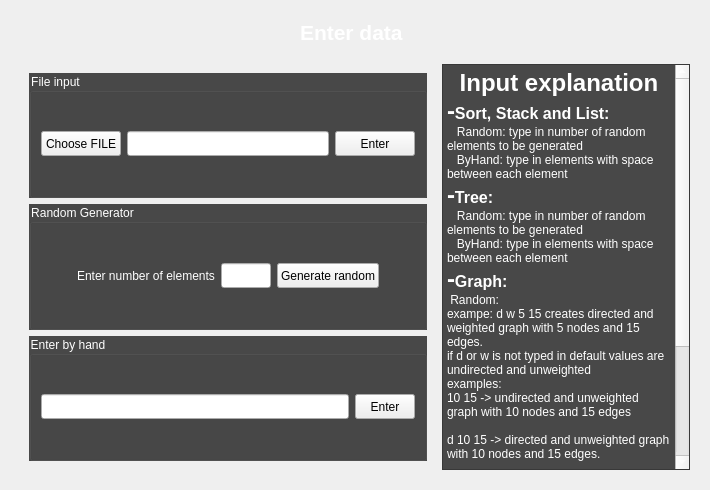
<?xml version="1.0" encoding="UTF-8"?>
<ui version="4.0">
 <class>Entry</class>
 <widget class="QWidget" name="Entry">
  <property name="geometry">
   <rect>
    <x>0</x>
    <y>0</y>
    <width>710</width>
    <height>490</height>
   </rect>
  </property>
  <property name="windowTitle">
   <string>Form</string>
  </property>
  <property name="styleSheet">
   <string notr="true">QWidget { color: white; }
QPushButton { color: black; }
QLineEdit { color: black; }
</string>
  </property>
  <layout class="QVBoxLayout" name="verticalLayout_2">
   <item>
    <widget class="QWidget" name="widget_3" native="true">
     <layout class="QVBoxLayout" name="verticalLayout_3">
      <item>
       <layout class="QHBoxLayout" name="horizontalLayout_4">
        <item>
         <spacer name="horizontalSpacer">
          <property name="orientation">
           <enum>Qt::Horizontal</enum>
          </property>
          <property name="sizeHint" stdset="0">
           <size>
            <width>40</width>
            <height>20</height>
           </size>
          </property>
         </spacer>
        </item>
        <item>
         <widget class="QLabel" name="label">
          <property name="minimumSize">
           <size>
            <width>110</width>
            <height>20</height>
           </size>
          </property>
          <property name="maximumSize">
           <size>
            <width>110</width>
            <height>20</height>
           </size>
          </property>
          <property name="text">
           <string>&lt;html&gt;&lt;head/&gt;&lt;body&gt;&lt;p&gt;&lt;span style=&quot; font-size:16pt; font-weight:600;&quot;&gt;Enter data&lt;/span&gt;&lt;/p&gt;&lt;/body&gt;&lt;/html&gt;</string>
          </property>
         </widget>
        </item>
        <item>
         <spacer name="horizontalSpacer_2">
          <property name="orientation">
           <enum>Qt::Horizontal</enum>
          </property>
          <property name="sizeHint" stdset="0">
           <size>
            <width>40</width>
            <height>20</height>
           </size>
          </property>
         </spacer>
        </item>
       </layout>
      </item>
     </layout>
    </widget>
   </item>
   <item>
    <widget class="QWidget" name="widget" native="true">
     <layout class="QHBoxLayout" name="horizontalLayout_9">
      <item>
       <widget class="QWidget" name="widget_2" native="true">
        <layout class="QVBoxLayout" name="verticalLayout">
         <item>
          <layout class="QHBoxLayout" name="horizontalLayout_2">
           <item>
            <widget class="QGroupBox" name="groupBox">
             <property name="styleSheet">
              <string notr="true">QGroupBox { background-color: rgb(72, 72, 72)}</string>
             </property>
             <property name="title">
              <string>File input</string>
             </property>
             <layout class="QHBoxLayout" name="horizontalLayout_7">
              <item>
               <widget class="QPushButton" name="chooseFile">
                <property name="minimumSize">
                 <size>
                  <width>0</width>
                  <height>25</height>
                 </size>
                </property>
                <property name="maximumSize">
                 <size>
                  <width>16777215</width>
                  <height>25</height>
                 </size>
                </property>
                <property name="text">
                 <string>Choose FILE</string>
                </property>
               </widget>
              </item>
              <item>
               <widget class="QLineEdit" name="filePath">
                <property name="minimumSize">
                 <size>
                  <width>0</width>
                  <height>25</height>
                 </size>
                </property>
                <property name="maximumSize">
                 <size>
                  <width>16777215</width>
                  <height>25</height>
                 </size>
                </property>
               </widget>
              </item>
              <item>
               <widget class="QPushButton" name="fileCommit">
                <property name="minimumSize">
                 <size>
                  <width>0</width>
                  <height>25</height>
                 </size>
                </property>
                <property name="maximumSize">
                 <size>
                  <width>16777215</width>
                  <height>25</height>
                 </size>
                </property>
                <property name="text">
                 <string>Enter</string>
                </property>
               </widget>
              </item>
             </layout>
            </widget>
           </item>
          </layout>
         </item>
         <item>
          <layout class="QHBoxLayout" name="horizontalLayout_3">
           <item>
            <widget class="QGroupBox" name="groupBox_2">
             <property name="styleSheet">
              <string notr="true">QGroupBox { background-color: rgb(72, 72, 72) }</string>
             </property>
             <property name="title">
              <string>Random Generator</string>
             </property>
             <layout class="QHBoxLayout" name="horizontalLayout_6">
              <item>
               <spacer name="horizontalSpacer_3">
                <property name="orientation">
                 <enum>Qt::Horizontal</enum>
                </property>
                <property name="sizeHint" stdset="0">
                 <size>
                  <width>40</width>
                  <height>20</height>
                 </size>
                </property>
               </spacer>
              </item>
              <item>
               <widget class="QLabel" name="label_2">
                <property name="text">
                 <string>Enter number of elements</string>
                </property>
               </widget>
              </item>
              <item>
               <widget class="QLineEdit" name="randomNubmer">
                <property name="minimumSize">
                 <size>
                  <width>50</width>
                  <height>25</height>
                 </size>
                </property>
                <property name="maximumSize">
                 <size>
                  <width>50</width>
                  <height>25</height>
                 </size>
                </property>
               </widget>
              </item>
              <item>
               <widget class="QPushButton" name="randomGenerate">
                <property name="minimumSize">
                 <size>
                  <width>0</width>
                  <height>25</height>
                 </size>
                </property>
                <property name="maximumSize">
                 <size>
                  <width>16777215</width>
                  <height>25</height>
                 </size>
                </property>
                <property name="text">
                 <string>Generate random</string>
                </property>
               </widget>
              </item>
              <item>
               <spacer name="horizontalSpacer_4">
                <property name="orientation">
                 <enum>Qt::Horizontal</enum>
                </property>
                <property name="sizeHint" stdset="0">
                 <size>
                  <width>40</width>
                  <height>20</height>
                 </size>
                </property>
               </spacer>
              </item>
             </layout>
            </widget>
           </item>
          </layout>
         </item>
         <item>
          <layout class="QHBoxLayout" name="horizontalLayout_5">
           <item>
            <widget class="QGroupBox" name="groupBox_3">
             <property name="styleSheet">
              <string notr="true">QGroupBox { background-color: rgb(72, 72, 72) }</string>
             </property>
             <property name="title">
              <string>Enter by hand</string>
             </property>
             <layout class="QHBoxLayout" name="horizontalLayout_8">
              <item>
               <widget class="QLineEdit" name="handText">
                <property name="minimumSize">
                 <size>
                  <width>0</width>
                  <height>25</height>
                 </size>
                </property>
                <property name="maximumSize">
                 <size>
                  <width>16777215</width>
                  <height>25</height>
                 </size>
                </property>
               </widget>
              </item>
              <item>
               <widget class="QPushButton" name="handCommit">
                <property name="minimumSize">
                 <size>
                  <width>60</width>
                  <height>25</height>
                 </size>
                </property>
                <property name="maximumSize">
                 <size>
                  <width>60</width>
                  <height>25</height>
                 </size>
                </property>
                <property name="text">
                 <string>Enter</string>
                </property>
               </widget>
              </item>
             </layout>
            </widget>
           </item>
          </layout>
         </item>
        </layout>
       </widget>
      </item>
      <item>
       <widget class="QTextBrowser" name="textBrowser">
        <property name="styleSheet">
         <string notr="true">QTextBrowser{background-color: rgb(72, 72, 72); color:white}</string>
        </property>
        <property name="html">
         <string>&lt;!DOCTYPE HTML PUBLIC &quot;-//W3C//DTD HTML 4.0//EN&quot; &quot;http://www.w3.org/TR/REC-html40/strict.dtd&quot;&gt;
&lt;html&gt;&lt;head&gt;&lt;meta name=&quot;qrichtext&quot; content=&quot;1&quot; /&gt;&lt;style type=&quot;text/css&quot;&gt;
p, li { white-space: pre-wrap; }
&lt;/style&gt;&lt;/head&gt;&lt;body style=&quot; font-family:'Ubuntu'; font-size:9pt; font-weight:400; font-style:normal;&quot;&gt;
&lt;p align=&quot;center&quot; style=&quot; margin-top:0px; margin-bottom:0px; margin-left:0px; margin-right:0px; -qt-block-indent:0; text-indent:0px;&quot;&gt;&lt;span style=&quot; font-size:18pt; font-weight:600;&quot;&gt;Input explanation&lt;/span&gt;&lt;/p&gt;
&lt;p style=&quot; margin-top:0px; margin-bottom:0px; margin-left:0px; margin-right:0px; -qt-block-indent:0; text-indent:0px;&quot;&gt;&lt;span style=&quot; font-size:18pt; font-weight:600;&quot;&gt;-&lt;/span&gt;&lt;span style=&quot; font-size:12pt; font-weight:600;&quot;&gt;Sort, Stack and List:&lt;/span&gt;&lt;/p&gt;
&lt;p style=&quot; margin-top:0px; margin-bottom:0px; margin-left:0px; margin-right:0px; -qt-block-indent:0; text-indent:0px;&quot;&gt;   Random: type in number of random elements to be generated&lt;/p&gt;
&lt;p style=&quot; margin-top:0px; margin-bottom:0px; margin-left:0px; margin-right:0px; -qt-block-indent:0; text-indent:0px;&quot;&gt;   ByHand: type in elements with space between each element&lt;/p&gt;
&lt;p style=&quot; margin-top:0px; margin-bottom:0px; margin-left:0px; margin-right:0px; -qt-block-indent:0; text-indent:0px;&quot;&gt;&lt;span style=&quot; font-size:18pt; font-weight:600;&quot;&gt;-&lt;/span&gt;&lt;span style=&quot; font-size:12pt; font-weight:600;&quot;&gt;Tree:&lt;/span&gt;&lt;/p&gt;
&lt;p style=&quot; margin-top:0px; margin-bottom:0px; margin-left:0px; margin-right:0px; -qt-block-indent:0; text-indent:0px;&quot;&gt;   Random: type in number of random elements to be generated&lt;/p&gt;
&lt;p style=&quot; margin-top:0px; margin-bottom:0px; margin-left:0px; margin-right:0px; -qt-block-indent:0; text-indent:0px;&quot;&gt;   ByHand: type in elements with space between each element&lt;/p&gt;
&lt;p style=&quot; margin-top:0px; margin-bottom:0px; margin-left:0px; margin-right:0px; -qt-block-indent:0; text-indent:0px;&quot;&gt;&lt;span style=&quot; font-size:18pt; font-weight:600;&quot;&gt;-&lt;/span&gt;&lt;span style=&quot; font-size:12pt; font-weight:600;&quot;&gt;Graph:&lt;/span&gt;&lt;/p&gt;
&lt;p style=&quot; margin-top:0px; margin-bottom:0px; margin-left:0px; margin-right:0px; -qt-block-indent:0; text-indent:0px;&quot;&gt; Random:&lt;/p&gt;
&lt;p style=&quot; margin-top:0px; margin-bottom:0px; margin-left:0px; margin-right:0px; -qt-block-indent:0; text-indent:0px;&quot;&gt;exampe: d w 5 15 creates directed and weighted graph with 5 nodes and 15 edges.&lt;/p&gt;
&lt;p style=&quot; margin-top:0px; margin-bottom:0px; margin-left:0px; margin-right:0px; -qt-block-indent:0; text-indent:0px;&quot;&gt;if d or w is not typed in default values are undirected and unweighted&lt;/p&gt;
&lt;p style=&quot; margin-top:0px; margin-bottom:0px; margin-left:0px; margin-right:0px; -qt-block-indent:0; text-indent:0px;&quot;&gt;examples:&lt;/p&gt;
&lt;p style=&quot; margin-top:0px; margin-bottom:0px; margin-left:0px; margin-right:0px; -qt-block-indent:0; text-indent:0px;&quot;&gt;10 15 -&amp;gt; undirected and unweighted graph with 10 nodes and 15 edges&lt;/p&gt;
&lt;p style=&quot;-qt-paragraph-type:empty; margin-top:0px; margin-bottom:0px; margin-left:0px; margin-right:0px; -qt-block-indent:0; text-indent:0px;&quot;&gt;&lt;br /&gt;&lt;/p&gt;
&lt;p style=&quot; margin-top:0px; margin-bottom:0px; margin-left:0px; margin-right:0px; -qt-block-indent:0; text-indent:0px;&quot;&gt;d 10 15 -&amp;gt; directed and unweighted graph with 10 nodes and 15 edges.&lt;/p&gt;
&lt;p style=&quot;-qt-paragraph-type:empty; margin-top:0px; margin-bottom:0px; margin-left:0px; margin-right:0px; -qt-block-indent:0; text-indent:0px;&quot;&gt;&lt;br /&gt;&lt;/p&gt;
&lt;p style=&quot; margin-top:0px; margin-bottom:0px; margin-left:0px; margin-right:0px; -qt-block-indent:0; text-indent:0px;&quot;&gt;By hand:&lt;/p&gt;
&lt;p style=&quot; margin-top:0px; margin-bottom:0px; margin-left:0px; margin-right:0px; -qt-block-indent:0; text-indent:0px;&quot;&gt;type optionaly d  for directed graph and after that type in edges separated with comas (,) alse between start and end node must be space!&lt;/p&gt;
&lt;p style=&quot; margin-top:0px; margin-bottom:0px; margin-left:0px; margin-right:0px; -qt-block-indent:0; text-indent:0px;&quot;&gt;format: startNode (space) endNode (space) weight(optionaly) , (comma)&lt;/p&gt;
&lt;p style=&quot; margin-top:0px; margin-bottom:0px; margin-left:0px; margin-right:0px; -qt-block-indent:0; text-indent:0px;&quot;&gt;example:&lt;/p&gt;
&lt;p style=&quot; margin-top:0px; margin-bottom:0px; margin-left:0px; margin-right:0px; -qt-block-indent:0; text-indent:0px;&quot;&gt;d 1 2, 2 3, 3 4 -&amp;gt;  directed unweighted&lt;/p&gt;
&lt;p style=&quot; margin-top:0px; margin-bottom:0px; margin-left:0px; margin-right:0px; -qt-block-indent:0; text-indent:0px;&quot;&gt;d 1 2 3, 2 3 4 -&amp;gt; directed weighted&lt;/p&gt;
&lt;p style=&quot;-qt-paragraph-type:empty; margin-top:0px; margin-bottom:0px; margin-left:0px; margin-right:0px; -qt-block-indent:0; text-indent:0px;&quot;&gt;&lt;br /&gt;&lt;/p&gt;&lt;/body&gt;&lt;/html&gt;</string>
        </property>
       </widget>
      </item>
     </layout>
    </widget>
   </item>
  </layout>
 </widget>
 <resources/>
 <connections/>
</ui>
